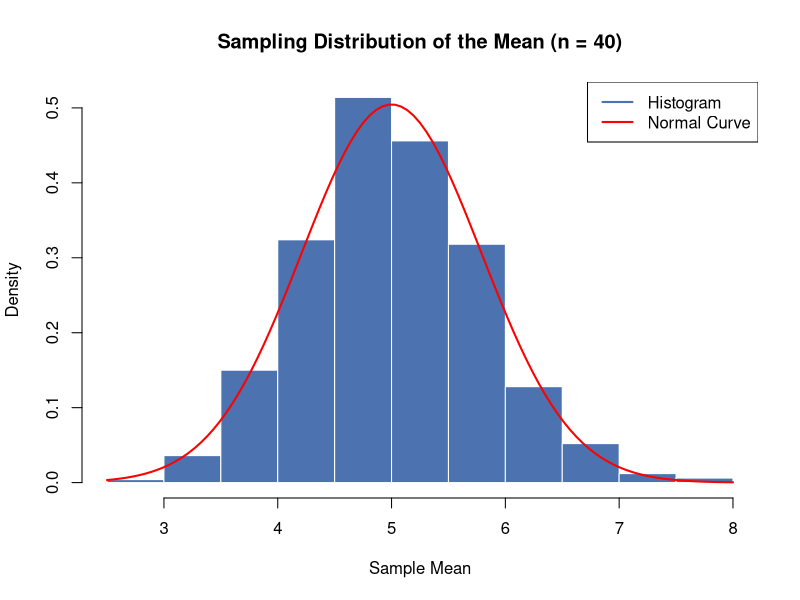

This figure's R source:
## ---- chunk 1
knitr::opts_chunk$set(echo = TRUE, warning = FALSE, message = FALSE)
set.seed(123)

## ---- chunk 2
lambda <- 0.2
n <- 40
num_sim <- 1000

set.seed(123)

sample_means <- replicate(num_sim, mean(rexp(n, lambda)))

theoretical_mean <- 1 / lambda
theoretical_variance <- (1 / lambda^2) / n
## ---- chunk 3
hist(sample_means,
     probability = TRUE,
     main = "Sampling Distribution of the Mean (n = 40)",
     xlab = "Sample Mean",
     col = "#4C72B0",
     border = "white")

curve(dnorm(x,
            mean = theoretical_mean,
            sd = sqrt(theoretical_variance)),
      col = "red",
      lwd = 2,
      add = TRUE)

legend("topright",
       legend = c("Histogram", "Normal Curve"),
       col = c("#4C72B0", "red"),
       lwd = 2)
## ---- chunk 4
shapiro.test(sample_means) 

## ---- chunk 5
